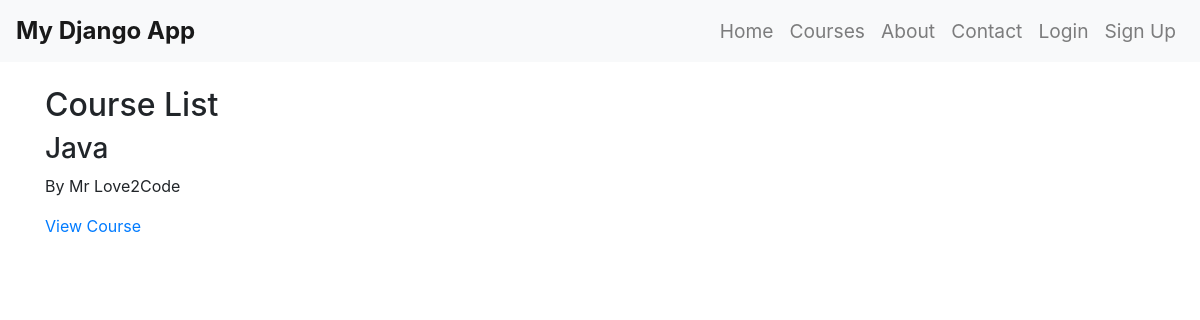
The app's page /course_list, older data.
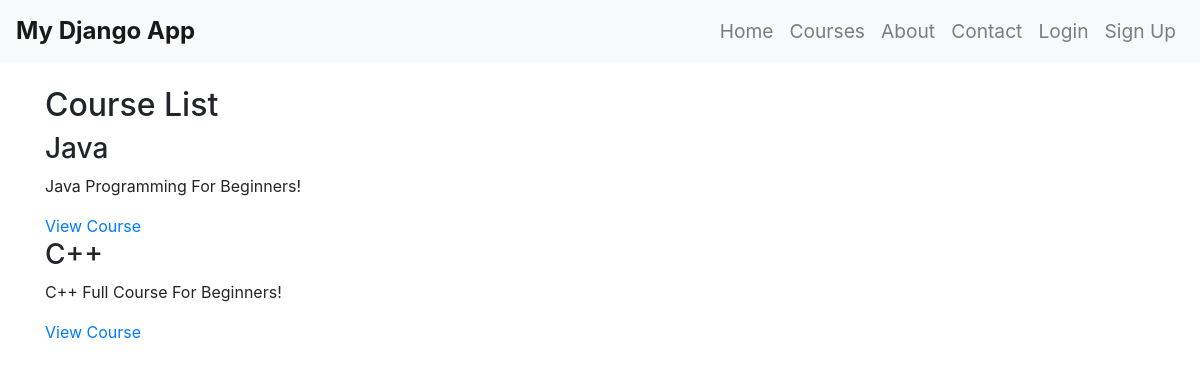
The same page, newer data.
### courses/models.py (models this page shows, shortened)
class Course(models.Model):
    title = models.CharField(max_length=200)
    description = models.TextField()
    start_date = models.DateField()
    end_date = models.DateField()
    instructor = models.CharField(max_length=100)

### courses/views.py (the view)
# urls.py: path('course_list', views.course_list, name='course_list'),
def course_list(request):
    courses = Course.objects.all()
    return render(request, 'courses/course_list.html', {'courses': courses})

### courses/templates/courses/course_list.html
{% extends 'base_generic.html' %}
{% block content %}
<h2>Course List</h2>
<div>
    {% for course in courses %}
        <div>
            <h3>{{ course.title }}</h3>
            <p>{{ course.description }}</p>
            <a href="{% url 'course_detail' course.pk %}">View Course</a>
        </div>
    {% endfor %}
</div>
{% endblock %}

### courses/templates/base_generic.html (shortened to what this page needs)
<!DOCTYPE html>
<html lang="en">
<head>
    <link rel="stylesheet" href="https://maxcdn.bootstrapcdn.com/bootstrap/4.5.2/css/bootstrap.min.css">
</head>
<body>
    <nav class="navbar navbar-expand-lg navbar-light bg-light">
        <a class="navbar-brand" href="{% url 'home' %}">My Django App</a>
        <div class="collapse navbar-collapse" id="navbarNav">
            <ul class="navbar-nav ml-auto">
                <li class="nav-item">
                    <a class="nav-link" href="{% url 'home' %}">Home</a>
                </li>
                <li class="nav-item">
                    <a class="nav-link" href="{% url 'course_list' %}">Courses</a>
                </li>
                <li class="nav-item">
                    <a class="nav-link" href="#">About</a>
                </li>
                <li class="nav-item">
                    <a class="nav-link" href="#">Contact</a>
                </li>
                    <li class="nav-item">
                        <a class="nav-link" href="{% url 'login' %}">Login</a>
                    </li>
                    <li class="nav-item">
                        <a class="nav-link" href="{% url 'signup' %}">Sign Up</a>
                    </li>
            </ul>
        </div>
    </nav>
    <div class="container mt-4">
        {% block content %}
        {% endblock %}
    </div>
</body>
</html>

### courses/templates/base_generic.html (style rules this page uses)
.navbar-brand { font-size: 1.5rem; font-weight: bold; }
.navbar-nav .nav-item .nav-link { font-size: 1.2rem; }

Row changes from the older to the newer data that the page shows:
changed Course "Java": description "By Mr Love2Code" → "Java Programming For Beginners!"
added Course: title "C++", description "C++ Full Course For Beginners!"
